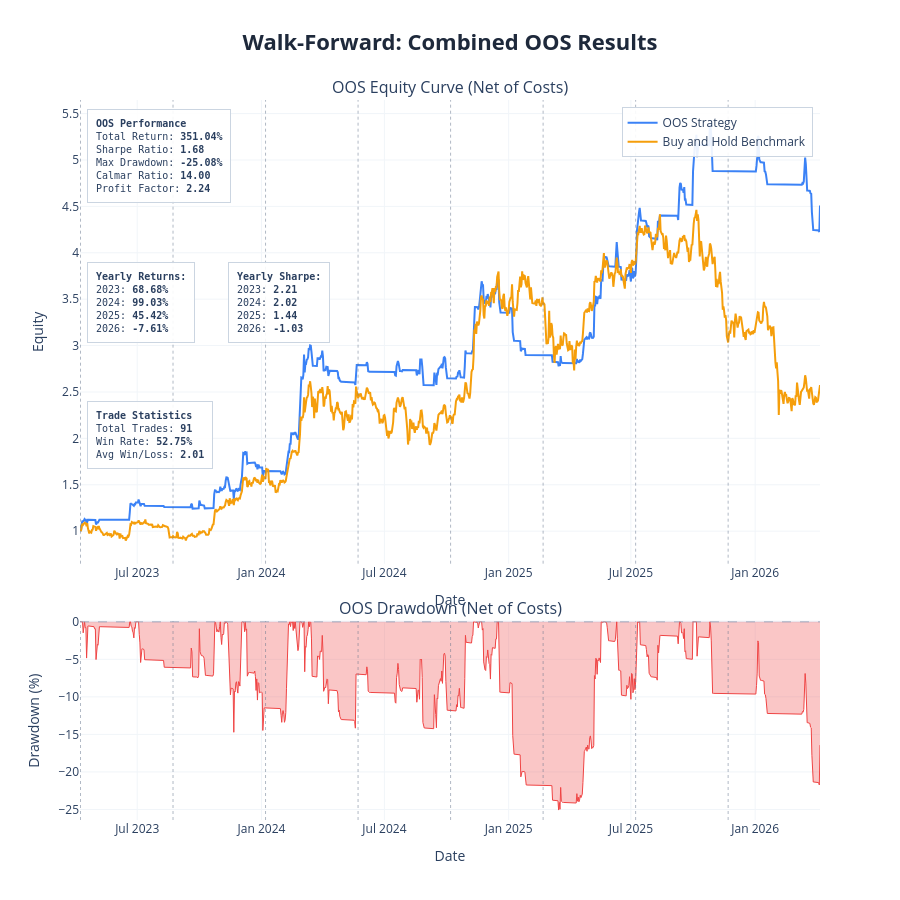

The notebook cell saved with this chart:
### Markdown cell above
---
## Results Charts and Cost Stress Test

| Parameter | Description | Default |
|---|---|---|
| `show_fold_perf` | IS vs OOS bars for return, Sharpe, drawdown per fold | `False` |
| `show_param_evol` | Parameter evolution across folds with ±1 std bands | `False` |
| `show_oos_equity` | Combined OOS equity curve + drawdown with fold boundaries | `True` |
| `show_trades` | Overlay entry/exit markers on OOS equity chart | `False` |
| `benchmark_data` | DataFrame with `Close` column for buy & hold comparison | `None` |
| `save_html_dir` | Directory path to save charts as HTML files, or `None` | `None` |

**Cost Stress Test:** re-run the combined OOS backtest at 1×, 1.5×, 2×, 3× the base cost. Fragile strategies collapse; robust ones degrade gradually.

### Code cell
plot_walk_forward_results(
    results          = results,
    param_defs       = PARAM_DEFS,
    fixed_params     = FIXED_PARAMS,
    benchmark_data   = df,
    show             = True,
    save_html_dir    = None,
    show_fold_perf   = False,   # IS vs OOS bars by fold
    show_param_evol  = False,   # parameter evolution across folds
    show_oos_equity  = True,   # combined OOS equity curve
    show_trades      = False,  # trade markers on OOS equity chart
)

# ── transaction cost stress test ──────────────────────────────────────────

if results['oos_combined_df'] is not None:
    cost_df = cost_stress_test(
        oos_combined_df  = results['oos_combined_df'],
        cost_multipliers = (1.0, 1.5, 2.0, 3.0),
        base_cost        = COST,
    )
else:
    print('No combined OOS dataframe — skip cost stress test')

### Figure 1 — Plotly figure (JSON) as saved in the notebook; plotly's stock layout.template omitted (floating-point values rounded to 4 significant figures; data arrays with more than 128 entries replaced by an {"elided": "..."} marker saying what was removed)
{"data": [{"hovertemplate": "<b>OOS Strategy</b><br>Date: %{x}<br>Equity: %{y:.4f}<extra></extra>", "line": {"color": "#3b82f6", "width": 2}, "mode": "lines", "name": "OOS Strategy", "type": "scatter", "x": {"elided": "1096 str values"}, "xaxis": "x", "y": {"elided": "1096 float values"}, "yaxis": "y"}, {"hovertemplate": "<b>Buy and Hold Benchmark</b><br>Date: %{x}<br>Equity: %{y:.4f}<extra></extra>", "line": {"color": "#f59e0b", "width": 2}, "mode": "lines", "name": "Buy and Hold Benchmark", "type": "scatter", "x": {"elided": "1096 str values"}, "xaxis": "x", "y": {"elided": "1096 float values"}, "yaxis": "y"}, {"fill": "tozeroy", "fillcolor": "rgba(239, 68, 68, 0.3)", "hovertemplate": "<b>Drawdown</b><br>Date: %{x}<br>%{y:.2f}%<extra></extra>", "line": {"color": "#ef4444", "width": 1}, "mode": "lines", "name": "Drawdown", "showlegend": false, "type": "scatter", "x": {"elided": "1096 str values"}, "xaxis": "x2", "y": {"elided": "1096 float values"}, "yaxis": "y2"}], "layout": {"annotations": [{"font": {"size": 16}, "showarrow": false, "text": "OOS Equity Curve (Net of Costs)", "x": 0.5, "xanchor": "center", "xref": "paper", "y": 1, "yanchor": "bottom", "yref": "paper"}, {"font": {"size": 16}, "showarrow": false, "text": "OOS Drawdown (Net of Costs)", "x": 0.5, "xanchor": "center", "xref": "paper", "y": 0.276, "yanchor": "bottom", "yref": "paper"}, {"align": "left", "bgcolor": "rgba(255, 255, 255, 0.9)", "bordercolor": "#cbd5e1", "borderpad": 8, "borderwidth": 1, "font": {"family": "monospace", "size": 10}, "showarrow": false, "text": "<b>OOS Performance</b><br>Total Return: <b>351.04%</b><br>Sharpe Ratio: <b>1.68</b><br>Max Drawdown: <b>-25.08%</b><br>Calmar Ratio: <b>14.00</b><br>Profit Factor: <b>2.24</b>", "x": 0.01, "xanchor": "left", "xref": "x domain", "y": 0.98, "yanchor": "top", "yref": "y domain"}, {"align": "left", "bgcolor": "rgba(255, 255, 255, 0.9)", "bordercolor": "#cbd5e1", "borderpad": 8, "borderwidth": 1, "font": {"family": "monospace", "size": 10}, "showarrow": false, "text": "<b>Yearly Returns:</b><br>2023: <b>68.68%</b><br>2024: <b>99.03%</b><br>2025: <b>45.42%</b><br>2026: <b>-7.61%</b><br>", "x": 0.01, "xanchor": "left", "xref": "x domain", "y": 0.65, "yanchor": "top", "yref": "y domain"}, {"align": "left", "bgcolor": "rgba(255, 255, 255, 0.9)", "bordercolor": "#cbd5e1", "borderpad": 8, "borderwidth": 1, "font": {"family": "monospace", "size": 10}, "showarrow": false, "text": "<b>Yearly Sharpe:</b><br>2023: <b>2.21</b><br>2024: <b>2.02</b><br>2025: <b>1.44</b><br>2026: <b>-1.03</b><br>", "x": 0.2, "xanchor": "left", "xref": "x domain", "y": 0.65, "yanchor": "top", "yref": "y domain"}, {"align": "left", "bgcolor": "rgba(255, 255, 255, 0.9)", "bordercolor": "#cbd5e1", "borderpad": 8, "borderwidth": 1, "font": {"family": "monospace", "size": 10}, "showarrow": false, "text": "<b>Trade Statistics</b><br>Total Trades: <b>91</b><br>Win Rate: <b>52.75%</b><br>Avg Win/Loss: <b>2.01</b>", "x": 0.01, "xanchor": "left", "xref": "x domain", "y": 0.35, "yanchor": "top", "yref": "y domain"}], "height": 900, "hovermode": "x unified", "legend": {"bgcolor": "rgba(255, 255, 255, 0.9)", "bordercolor": "#cbd5e1", "borderwidth": 1, "x": 0.99, "xanchor": "right", "y": 0.99, "yanchor": "top"}, "shapes": [{"line": {"color": "#94a3b8", "dash": "dash", "width": 1}, "type": "line", "x0": 0, "x1": 1, "xref": "x2 domain", "y0": 0, "y1": 0, "yref": "y2"}, {"line": {"color": "rgba(100,116,139,0.5)", "dash": "dot", "width": 1}, "type": "line", "x0": "2023-04-08 00:00:00", "x1": "2023-04-08 00:00:00", "xref": "x", "y0": 0, "y1": 1, "yref": "y domain"}, {"line": {"color": "rgba(100,116,139,0.5)", "dash": "dot", "width": 1}, "type": "line", "x0": "2023-04-08 00:00:00", "x1": "2023-04-08 00:00:00", "xref": "x2", "y0": 0, "y1": 1, "yref": "y2 domain"}, {"line": {"color": "rgba(100,116,139,0.5)", "dash": "dot", "width": 1}, "type": "line", "x0": "2023-08-23 00:00:00", "x1": "2023-08-23 00:00:00", "xref": "x", "y0": 0, "y1": 1, "yref": "y domain"}, {"line": {"color": "rgba(100,116,139,0.5)", "dash": "dot", "width": 1}, "type": "line", "x0": "2023-08-23 00:00:00", "x1": "2023-08-23 00:00:00", "xref": "x2", "y0": 0, "y1": 1, "yref": "y2 domain"}, {"line": {"color": "rgba(100,116,139,0.5)", "dash": "dot", "width": 1}, "type": "line", "x0": "2024-01-07 00:00:00", "x1": "2024-01-07 00:00:00", "xref": "x", "y0": 0, "y1": 1, "yref": "y domain"}, {"line": {"color": "rgba(100,116,139,0.5)", "dash": "dot", "width": 1}, "type": "line", "x0": "2024-01-07 00:00:00", "x1": "2024-01-07 00:00:00", "xref": "x2", "y0": 0, "y1": 1, "yref": "y2 domain"}, {"line": {"color": "rgba(100,116,139,0.5)", "dash": "dot", "width": 1}, "type": "line", "x0": "2024-05-23 00:00:00", "x1": "2024-05-23 00:00:00", "xref": "x", "y0": 0, "y1": 1, "yref": "y domain"}, {"line": {"color": "rgba(100,116,139,0.5)", "dash": "dot", "width": 1}, "type": "line", "x0": "2024-05-23 00:00:00", "x1": "2024-05-23 00:00:00", "xref": "x2", "y0": 0, "y1": 1, "yref": "y2 domain"}, {"line": {"color": "rgba(100,116,139,0.5)", "dash": "dot", "width": 1}, "type": "line", "x0": "2024-10-07 00:00:00", "x1": "2024-10-07 00:00:00", "xref": "x", "y0": 0, "y1": 1, "yref": "y domain"}, {"line": {"color": "rgba(100,116,139,0.5)", "dash": "dot", "width": 1}, "type": "line", "x0": "2024-10-07 00:00:00", "x1": "2024-10-07 00:00:00", "xref": "x2", "y0": 0, "y1": 1, "yref": "y2 domain"}, {"line": {"color": "rgba(100,116,139,0.5)", "dash": "dot", "width": 1}, "type": "line", "x0": "2025-02-21 00:00:00", "x1": "2025-02-21 00:00:00", "xref": "x", "y0": 0, "y1": 1, "yref": "y domain"}, {"line": {"color": "rgba(100,116,139,0.5)", "dash": "dot", "width": 1}, "type": "line", "x0": "2025-02-21 00:00:00", "x1": "2025-02-21 00:00:00", "xref": "x2", "y0": 0, "y1": 1, "yref": "y2 domain"}, {"line": {"color": "rgba(100,116,139,0.5)", "dash": "dot", "width": 1}, "type": "line", "x0": "2025-07-08 00:00:00", "x1": "2025-07-08 00:00:00", "xref": "x", "y0": 0, "y1": 1, "yref": "y domain"}, {"line": {"color": "rgba(100,116,139,0.5)", "dash": "dot", "width": 1}, "type": "line", "x0": "2025-07-08 00:00:00", "x1": "2025-07-08 00:00:00", "xref": "x2", "y0": 0, "y1": 1, "yref": "y2 domain"}, {"line": {"color": "rgba(100,116,139,0.5)", "dash": "dot", "width": 1}, "type": "line", "x0": "2025-11-22 00:00:00", "x1": "2025-11-22 00:00:00", "xref": "x", "y0": 0, "y1": 1, "yref": "y domain"}, {"line": {"color": "rgba(100,116,139,0.5)", "dash": "dot", "width": 1}, "type": "line", "x0": "2025-11-22 00:00:00", "x1": "2025-11-22 00:00:00", "xref": "x2", "y0": 0, "y1": 1, "yref": "y2 domain"}], "showlegend": true, "title": {"font": {"color": "#1E293B", "size": 22}, "text": "<b>Walk-Forward: Combined OOS Results</b>", "x": 0.5, "xanchor": "center"}, "xaxis": {"anchor": "y", "domain": [0, 1], "gridcolor": "#f1f5f9", "gridwidth": 1, "showgrid": true, "title": {"text": "Date"}}, "xaxis2": {"anchor": "y2", "domain": [0, 1], "gridcolor": "#f1f5f9", "gridwidth": 1, "showgrid": true, "title": {"text": "Date"}}, "yaxis": {"anchor": "x", "domain": [0.356, 1], "gridcolor": "#f1f5f9", "gridwidth": 1, "showgrid": true, "title": {"text": "Equity"}}, "yaxis2": {"anchor": "x2", "domain": [0, 0.276], "gridcolor": "#f1f5f9", "gridwidth": 1, "showgrid": true, "title": {"text": "Drawdown (%)"}}}}
